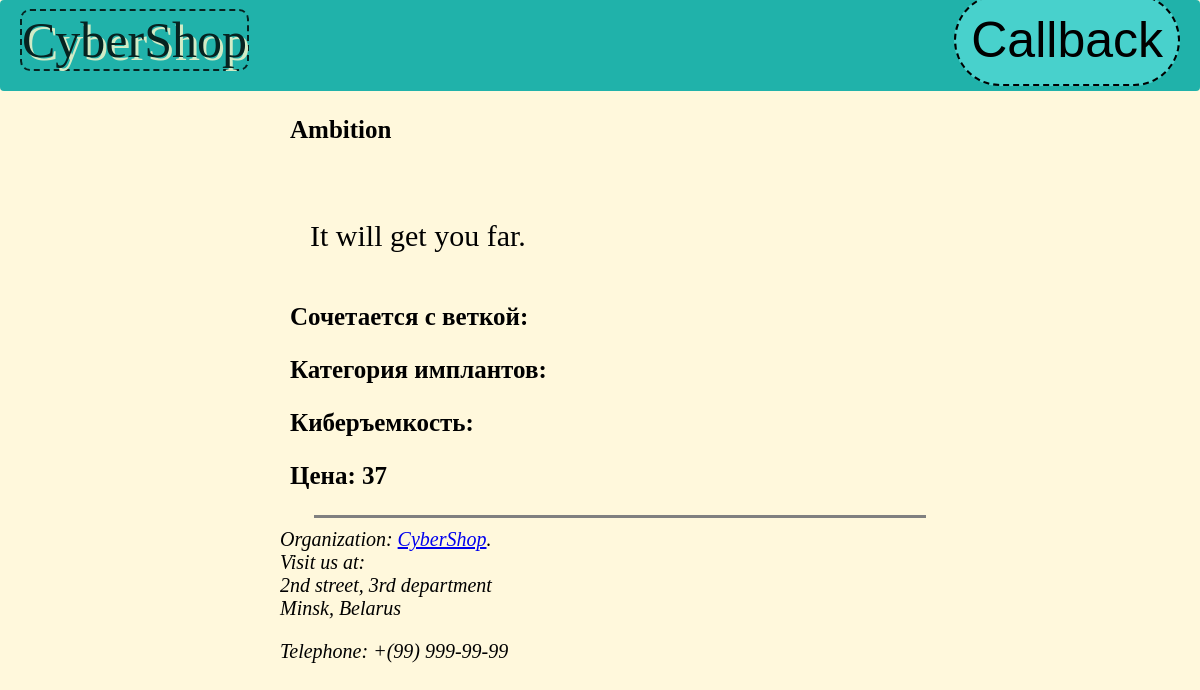
/archive/201, run on the app's committed database.
### implants/models.py (models this page shows, shortened)
class GeneralItem(models.Model):
    category = models.CharField(max_length=40, verbose_name='Название')
    description = models.TextField(max_length=500, verbose_name='Описание', default='Some text')
    href = models.CharField(max_length=25, verbose_name='Гиперссылка', default='implants')
    class Meta:
        abstract = True

class Weapon(GeneralItem):
    photo = models.ImageField(upload_to="illustration/weapon/", verbose_name='Иллюстрация')
    is_available = models.BooleanField(default=True, verbose_name='Доступно')
    weapon_category = models.ForeignKey('Weapon_category', on_delete=models.CASCADE, verbose_name='Категория оружия')
    damage = models.PositiveIntegerField(default=0, verbose_name='Урон')
    load_capacity = models.PositiveIntegerField(default=0, verbose_name='Вместимость обоимы')
    price = models.PositiveIntegerField(default=0, verbose_name='Цена')

### implants/views.py (the view)
# urls.py: path('archive/<int:item>', archive, name='archive'),
def archive(request, item):
    catalog = [item.href for item in Cyberware_category.objects.all()]
    dict_href = {}
    if item < 200:
        item_to_display = Cyberware.objects.filter(href=item)[0]
    else:
        item_to_display = Weapon.objects.filter(href=item)[0]
    if item in dict_href.keys():
        return redirect('home', permanent=True)
    context = {
        'title': 'Archive',
        'item': item_to_display
    }
    context.update(gather_base_context())
    return render(request, 'implants/item.html', context=context)

### implants/views.py (called while the page is built)
def gather_base_context():
    menus = Menu_category.objects.all()
    context = {'menus': menus,
               'shopname': 'CyberShop',
               }
    return context

### implants/templates/implants/item.html (shortened to what this page needs)
{% extends 'implants/base.html' %}
{% block content %}
<h3 class='about-us' id='description'>{{ item.category }}</h3>
<p class='description'> {{ item.description }} </p>
<p class='about-us'>Сочетается с веткой: {{ item.Characteristic }} </p>
<p class='about-us'>Категория имплантов: {{ item.cyberware_category }} </p>
<p class='about-us'>Киберъемкость:  {{ item.capacity }} </p>
<p class='about-us'>Цена: {{ item.price }} </p>
{% endblock %}

### implants/static/implants/css/styles.css (style rules this page uses)
body { box-sizing: border-box; padding: 0; margin: 0; }
.about-us { font-size: 25px; text-indent: 50px; font-weight: 700; }
.description { font-size: 30px; text-align: justify; text-indent: 50px; padding: 20px; }
@media only screen and (max-width: 1230px) { body { background-color: Cornsilk; } }

### data on the page
Weapon: category "Ambition", description "It will get you far.", price "37"

### other printed values
{{ shopname }} "CyberShop"
